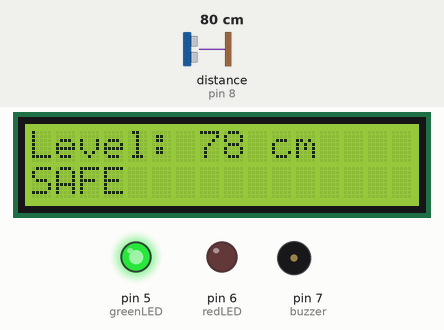
Bench run of a sketch on a simulated Arduino Uno, built with avr-gcc and run on an emulated ATmega328P. On the bench: 16×2 character LCD, output pins drawn as LEDs (lit = HIGH), buzzer (waves = sounding, pin HIGH). Wiring (inferred from the names in the program): ultrasonic range finder: trigger pin 9; echo pin 8. The inputs (shaded band) are chosen by the test bench; at power-on: distance to the obstacle (sensor on pin 8) 80 cm. The echo pulse lasts 58.3 µs per cm; pins used as bus, display or sensor lines are not drawn.

Above: at 3.2 s.
3.3 s: distance to the obstacle (sensor on pin 8) set to 33 cm
At 5.0 s:
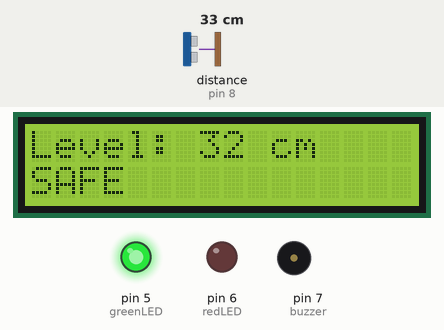
5.6 s: distance to the obstacle (sensor on pin 8) set to 28 cm
At 7.0 s:
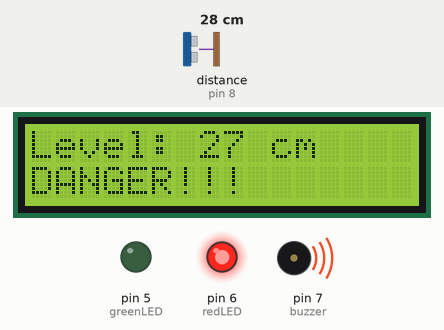
7.6 s: distance to the obstacle (sensor on pin 8) set to 2 cm
At 9.6 s:
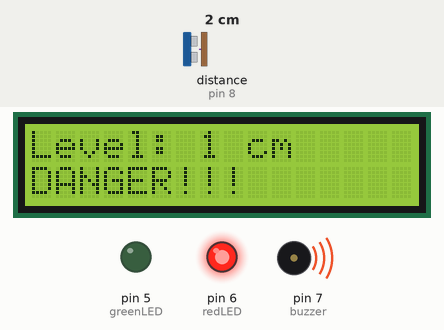
Timing chart, 0 to 11.1 s (numbered marks = the images above; inputs shaded):
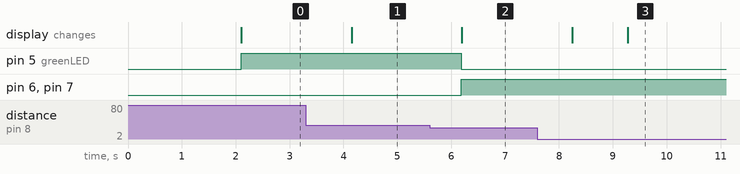

Measured:
- the behaviour switches between 31 and 30 cm on distance to the obstacle (sensor on pin 8) (found by bisection; images 1 and 2)
- after the input at 3.3 s, the display: changes after 0.85 s (image 1)
- after the input at 5.6 s, pin 5 (greenLED): HIGH → LOW after 0.59 s; pin 6 (redLED), pin 7 (buzzer): LOW → HIGH after 0.59 s; the display: changes after 0.60 s (image 2)
- after the input at 7.6 s, the display: first changes after 0.65 s (image 3 shows a later state)

The sketch:

Dam_Water_Level_Alert.ino
```cpp
#include <LiquidCrystal_I2C.h>

#define trigPin 9
#define echoPin 8
#define buzzer 7
#define redLED 6
#define greenLED 5

LiquidCrystal_I2C lcd(0x27, 16, 2);

long duration;
int distance;

void setup() {
  pinMode(trigPin, OUTPUT);
  pinMode(echoPin, INPUT);
  pinMode(buzzer, OUTPUT);
  pinMode(redLED, OUTPUT);
  pinMode(greenLED, OUTPUT);

  lcd.begin();
  lcd.backlight();
  lcd.setCursor(0, 0);
  lcd.print("DAM MONITOR SYS");
  delay(2000);
}

void loop() {
  digitalWrite(trigPin, LOW);
  delayMicroseconds(2);
  digitalWrite(trigPin, HIGH);
  delayMicroseconds(10);
  digitalWrite(trigPin, LOW);

  duration = pulseIn(echoPin, HIGH);
  distance = duration * 0.034 / 2;

  lcd.clear();
  lcd.setCursor(0, 0);
  lcd.print("Level: ");
  lcd.print(distance);
  lcd.print(" cm");

  if (distance < 30) {
    digitalWrite(buzzer, HIGH);
    digitalWrite(redLED, HIGH);
    digitalWrite(greenLED, LOW);
    lcd.setCursor(0, 1);
    lcd.print("DANGER!!!");
  } else {
    digitalWrite(buzzer, LOW);
    digitalWrite(redLED, LOW);
    digitalWrite(greenLED, HIGH);
    lcd.setCursor(0, 1);
    lcd.print("SAFE");
  }

  delay(1000);
}
```
